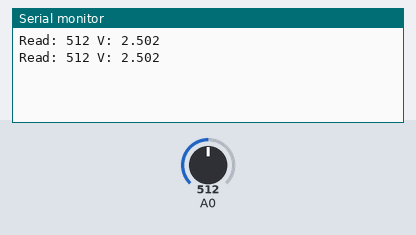
Bench run of a sketch on a simulated Arduino Uno, built with avr-gcc and run on an emulated ATmega328P. Parts: the last lines printed to the serial monitor. The test bench sets the inputs (shaded band); at power-on: A0 = 512.

Above: at 1.8 s.
1.9 s: A0 set to 716
At 2.8 s:
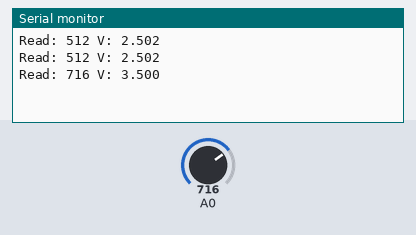
3.4 s: A0 set to 900
At 4.8 s:
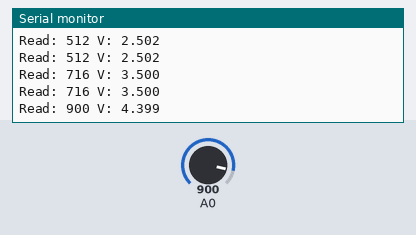
Timing chart, 0 to 6.4 s (numbered marks = the images above; inputs shaded):
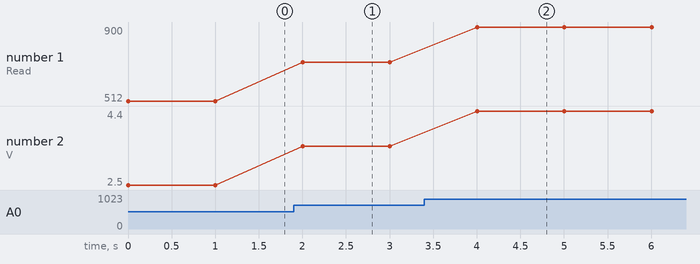

The sketch:

potenciometro.ino
```cpp
void setup() {
  Serial.begin(9600);
}

void loop() {
  muestreo();
}

void muestreo() {
  int a = analogRead(A0);
  float v = float(a) * 5 / 1023;

  Serial.print("Read: ");
  Serial.print(a);
  Serial.print(" V: ");
  Serial.println(v, 3);

  delay(1000);
}
```

Measured:
- after the input at 1.9 s, the serial monitor: prints a new line after 0.10 s (image 1)
- after the input at 3.4 s, the serial monitor: prints a new line after 0.60 s (image 2)
- plotted number 1: 512 → 716 after the input at 1.9 s, 716 → 900 after the input at 3.4 s
- plotted number 2: 2.5 → 3.5 after the input at 1.9 s, 3.5 → 4.4 after the input at 3.4 s
